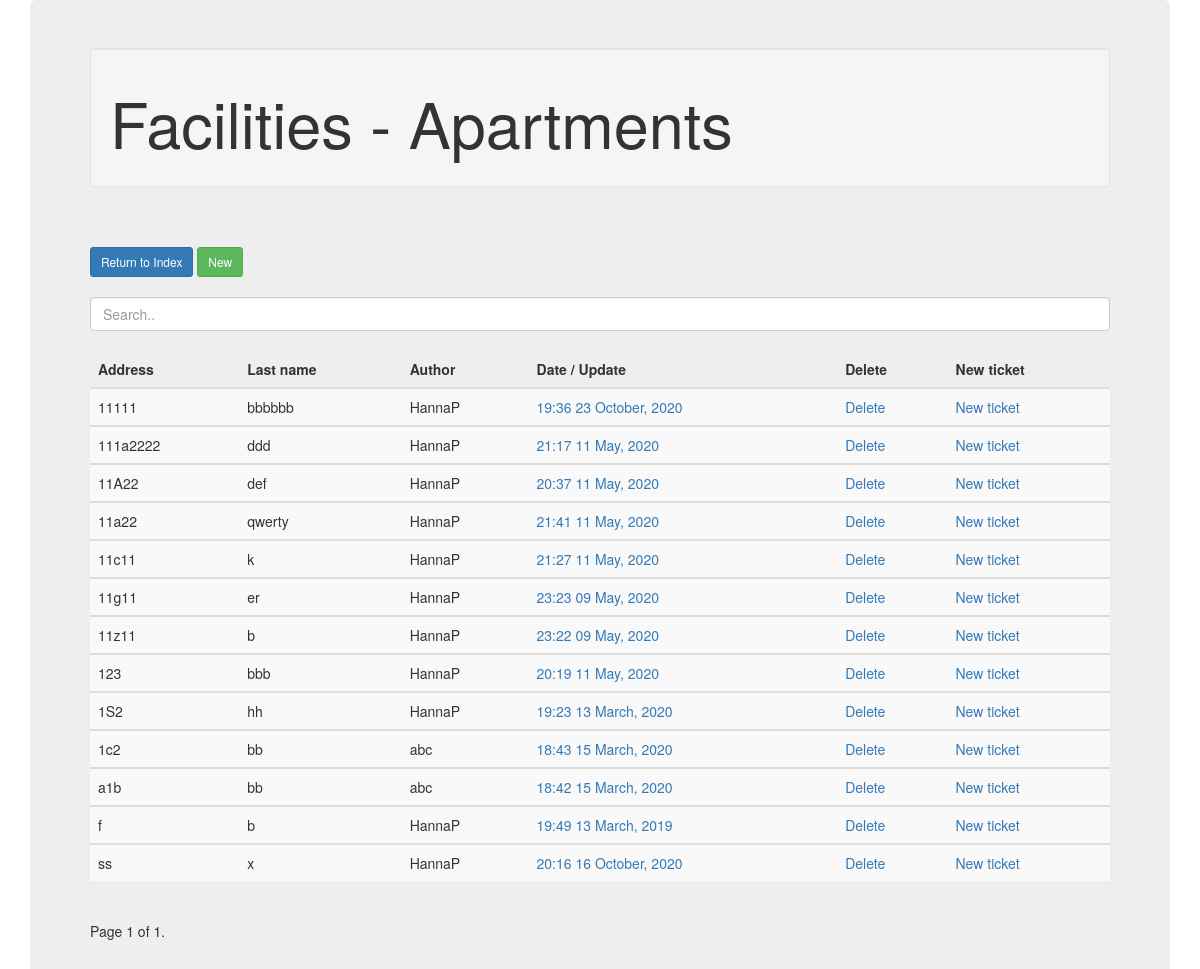
The app's page /apartment/ (signed in) with its own data.
### FacilitiesApp/models.py (models this page shows, shortened)
class Apartment(models.Model):
    first_name = models.CharField(max_length=100)
    last_name = models.CharField(max_length=100)
    email = models.CharField(max_length=100, blank=True)
    phone_no = models.CharField(max_length=100, blank=True)
    address = models.CharField(max_length=100)
    house_company = models.CharField(max_length=100)
    company_name = models.CharField(max_length=100)
    notes = models.TextField(blank=True)
    date_posted = models.DateTimeField(default=timezone.now)
    date_last_save = models.DateTimeField(auto_now=timezone.now)
    username_first = models.CharField(max_length=100)
    author = models.ForeignKey(User, on_delete=models.PROTECT)

### FacilitiesApp/views.py (the view)
# urls.py: path('apartment/', views.apartment, name='apartment'),
def apartment(request):
    dic_x = {}
    if request.user.is_authenticated:
        db_data = Apartment.objects.filter(company_name = request.user.profile.members_of).order_by('address')
        paginator = Paginator(db_data, 20)
        page_number = request.GET.get('page')
        page_obj = paginator.get_page(page_number)
        dic_x = {
            'posts': page_obj
        }
    return render(request, "FacilitiesApp/apartment.html", dic_x)

### FacilitiesApp/templates/FacilitiesApp/apartment.html (shortened to what this page needs)
<!DOCTYPE html>
<html lang="en">
<head>
	<link rel="stylesheet" href="https://maxcdn.bootstrapcdn.com/bootstrap/3.4.1/css/bootstrap.min.css">
</head>
<body>
	<div class="container">
		<div class="jumbotron">
		<div class="well"><h1>Facilities - Apartments</h1></div>
		<br><br>
		<a class="btn btn-primary btn-sm mt-1 mb-1" href="{% url 'home'  %}">Return to Index</a>
		<a class="btn btn-success btn-sm mt-1 mb-1" href="{% url 'apartment-create' %}">New</a>
		<br><br>
		<input class="form-control" id="myInput" type="text" placeholder="Search..">
		<br>
		<table class="table table-striped">
			<thead>
			  <tr>
				<th>Address</th>
				<th>Last name</th>
				<th>Author</th>
				<th>Date / Update</th>
				<th>Delete</th>
				<th>New ticket</th>
			  </tr>
			</thead>
		{% block content %}
		{% for Apartment in posts %}
				<tbody id="myTable">
					<tr>
					  <td>{{ Apartment.address }}</td>
					  <td>{{ Apartment.last_name }}</td>
					  <td>{{ Apartment.author }}</td>
					  <td><a href="{% url 'apartment-update' Apartment.id %}">{{ Apartment.date_last_save|date:"H:i d F, Y" }}</a></td>
					  <td><a href="{% url 'apartment-delete' Apartment.id %}">Delete</a></td>
					  <td><a href="{% url 'pre-ticket-create' Apartment.id %}">New ticket</a></td>
					</tr>
				</tbody>
		{% endfor %}
		{% endblock content %}
		</table>
		<div class="pagination">
			<span class="step-links">
				<span class="current">
					Page {{ posts.number }} of {{ posts.paginator.num_pages }}.
				</span>
			</span>
		</div>
		</div>
	</div>
</body>
</html>

### records on screen
Apartment: address "11111", last_name "bbbbbb", author "HannaP", date_last_save "19:36 23 October, 2020"
Apartment: address "111a2222", last_name "ddd", author "HannaP", date_last_save "21:17 11 May, 2020"
Apartment: address "11A22", last_name "def", author "HannaP", date_last_save "20:37 11 May, 2020"
Apartment: address "11a22", last_name "qwerty", author "HannaP", date_last_save "21:41 11 May, 2020"
Apartment: address "11c11", last_name "k", author "HannaP", date_last_save "21:27 11 May, 2020"
Apartment: address "11g11", last_name "er", author "HannaP", date_last_save "23:23 09 May, 2020"
Apartment: address "11z11", last_name "b", author "HannaP", date_last_save "23:22 09 May, 2020"
Apartment: address "123", last_name "bbb", author "HannaP", date_last_save "20:19 11 May, 2020"
Apartment: address "1S2", last_name "hh", author "HannaP", date_last_save "19:23 13 March, 2020"
Apartment: address "1c2", last_name "bb", author "abc", date_last_save "18:43 15 March, 2020"
Apartment: address "a1b", last_name "bb", author "abc", date_last_save "18:42 15 March, 2020"
Apartment: address "f", last_name "b", author "HannaP", date_last_save "19:49 13 March, 2019"
Apartment: address "ss", last_name "x", author "HannaP", date_last_save "20:16 16 October, 2020"

### other values on screen
{{ posts.number }} "1"
{{ posts.paginator.num_pages }} "1"
